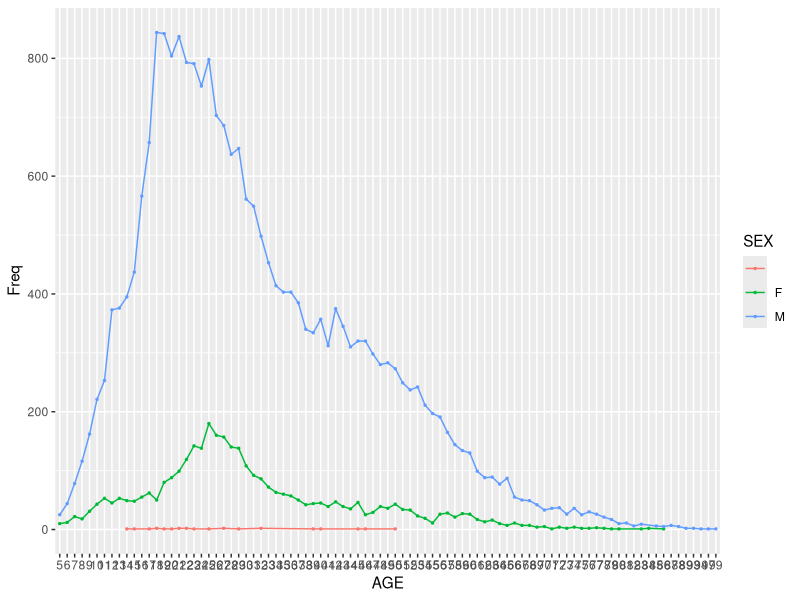
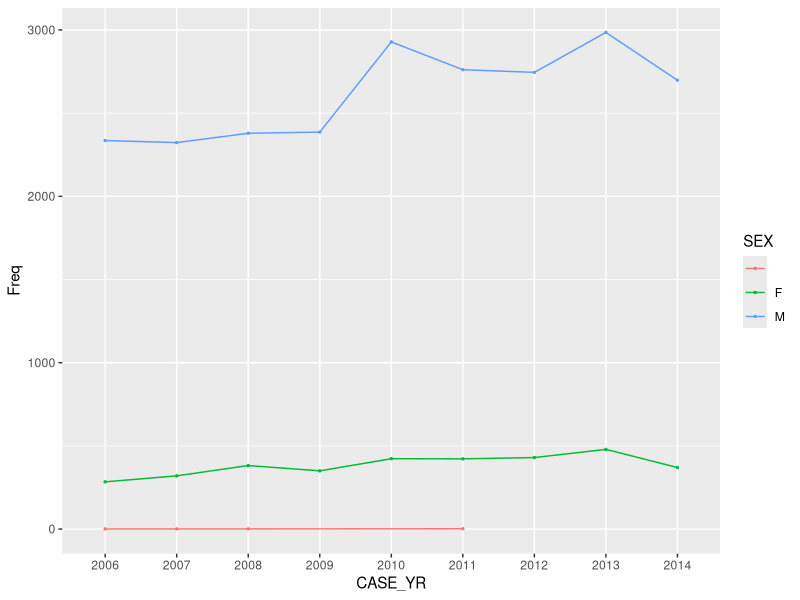

These charts were generated, in order, by the following R code:
setwd("/Users/mac/desktop/DOT/Test")
data <- read.csv("bike_year_age_gender.csv")

#conver data types
sapply(data, class)
data$AGE <-  as.integer(data$AGE)

#create sex freq tables
  sex_freqtable <- xtabs(~ AGE + SEX, data=data)
  sex_freqtable <- as.data.frame(sex_freqtable)
   
    library(dplyr)
    sex_freqtable <- sex_freqtable %>% filter(Freq != 0)
    sex_freqtable <- sex_freqtable %>% filter(SEX != '')
    
#create sex freq tables
  year_freqtable <- xtabs(~ CASE_YR+ SEX, data=data)
  year_freqtable <- as.data.frame(year_freqtable)
  
    library(dplyr)
    year_freqtable <- year_freqtable %>% filter(Freq != 0)
    year_freqtable <- year_freqtable %>% filter(SEX != ' ')    
    
    
#create contour freq table
  contour_freqtable <- xtabs(~ AGE + SEX + CASE_YR, data=data)
  contour_freqtable <- as.data.frame(contour_freqtable)

    library(dplyr)
    contour_freqtable <- contour_freqtable %>% filter(Freq != 0)
    contour_freqtable <- contour_freqtable %>% filter(SEX != '')
    contour_freqtable <- contour_freqtable %>% filter(SEX != ' ')
    
##PLOTS##    
#plot age and sex
library(ggplot2)
ggplot(sex_freqtable,aes(x=AGE,y=Freq,color=SEX,group=SEX))+
  geom_point(size=.5)+
  geom_line()

#plot contour
require(reshape2)
countour_freqtable.m <- melt(contour_freqtable)

#plot year charts
library(ggplot2)
ggplot(data = year_freqtable, aes(x = CASE_YR, y = Freq, fill = SEX, color= SEX,group=SEX)) + 
  #geom_bar(stat = "Identity")
  geom_point(size=.5)+
  geom_line()
